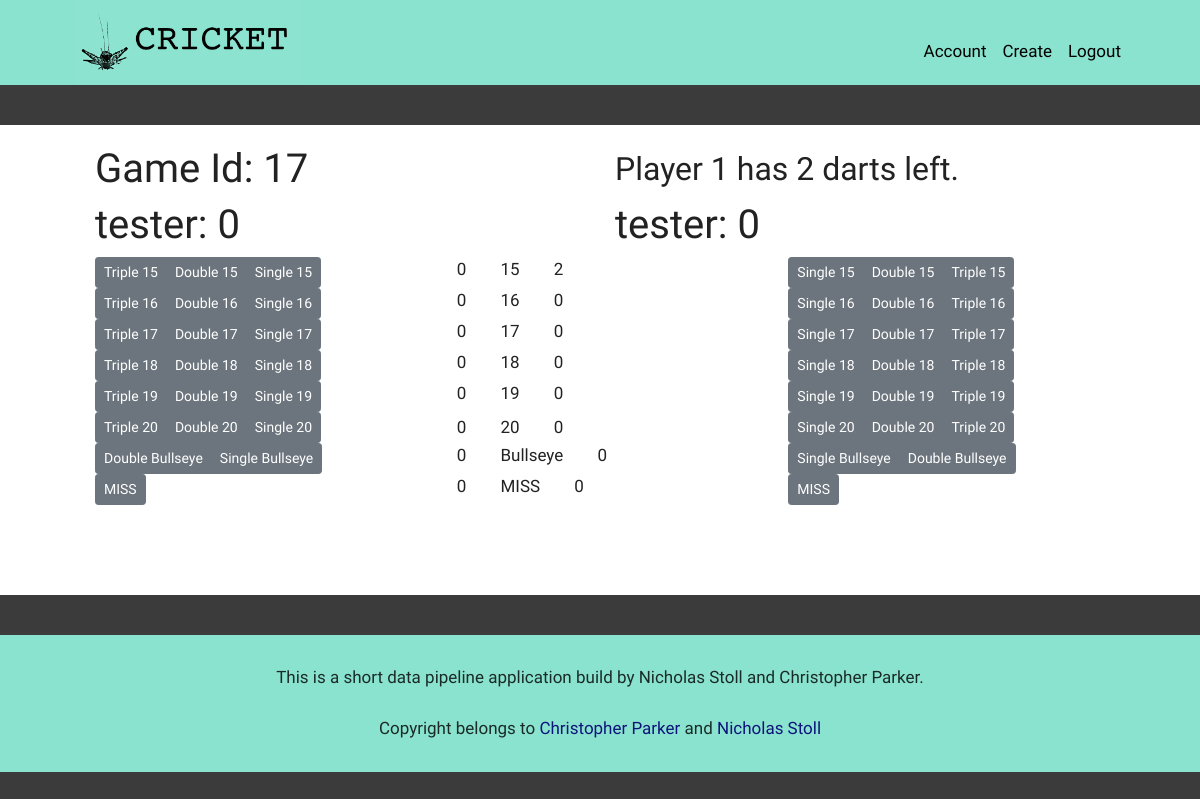
Page /game/play/17 (signed in) on the committed database.
### data/games.py (models this page shows)
class Game(Base):
    __tablename__ = "game"
    id = sqlalchemy.Column(sqlalchemy.Integer,autoincrement=True,primary_key=True,index=True,unique=True)
    latest_inning = sqlalchemy.Column(sqlalchemy.Integer, nullable = False, default=0)
    player_one_username = sqlalchemy.Column(sqlalchemy.Text(32), nullable= False) # Setup secondary key. Validation
    player_two_username = sqlalchemy.Column(sqlalchemy.Text(32), nullable = False) #Setup secondary Key. Validation
    game_over = sqlalchemy.Column(sqlalchemy.Boolean, nullable=False, default=False)
    winner_username = sqlalchemy.Column(sqlalchemy.Text(32)) # Setup secondary key. Should be pulled from game creation.
    loser_username = sqlalchemy.Column(sqlalchemy.Text(32)) # Setup secondary key. Should be pulled from game creation.
    innings = relationship("Inning", back_populates="game")

### data/innings.py (models this page shows)
class Inning(Base):
    __tablename__ = "inning"
    id = sqlalchemy.Column(sqlalchemy.Integer,primary_key=True,index=True)
    player_one_username = sqlalchemy.Column(sqlalchemy.Text(32), nullable =  False) # Set u p secondary key. Should be pulled from game creation.
    player_two_username = sqlalchemy.Column(sqlalchemy.Text(32), nullable = False) #Set u p secondary Key. Validation needed on creation.
    game_id = sqlalchemy.Column(sqlalchemy.Integer, sqlalchemy.ForeignKey("game.id"),  nullable = False)
    game_over = sqlalchemy.Column(sqlalchemy.Boolean, nullable=False, default=False)
    game = relationship("Game")
    player_one_score = sqlalchemy.Column(sqlalchemy.Integer,  nullable = False, default = 0)
    player_two_score = sqlalchemy.Column(sqlalchemy.Integer,  nullable = False, default = 0)
    scrubbed = sqlalchemy.Column(sqlalchemy.Boolean, default = False )
    player_turn = sqlalchemy.Column(sqlalchemy.Integer, nullable = False, default = 1)
    inning = sqlalchemy.Column(sqlalchemy.Integer,  nullable  = False, default=0) # needs updated in the game as progressed.
    dart_count = sqlalchemy.Column(sqlalchemy.Integer, nullable = False, default = 0)
    p1_fifteen = sqlalchemy.Column(sqlalchemy.Integer, nullable = False, default = 0)
    p1_sixteen = sqlalchemy.Column(sqlalchemy.Integer, nullable = False, default = 0)
    p1_seventeen = sqlalchemy.Column(sqlalchemy.Integer, nullable = False, default = 0)
    p1_eightteen = sqlalchemy.Column(sqlalchemy.Integer, nullable = False, default = 0)
    p1_nineteen = sqlalchemy.Column(sqlalchemy.Integer, nullable = False, default = 0)
    p1_twenty = sqlalchemy.Column(sqlalchemy.Integer, nullable = False, default = 0)
    p1_bullseye = sqlalchemy.Column(sqlalchemy.Integer, nullable = False, default = 0)
    p1_miss = sqlalchemy.Column(sqlalchemy.Integer, nullable = False, default = 0)
    p2_fifteen = sqlalchemy.Column(sqlalchemy.Integer, nullable = False, default = 0)
    p2_sixteen = sqlalchemy.Column(sqlalchemy.Integer, nullable = False, default = 0)
    p2_seventeen = sqlalchemy.Column(sqlalchemy.Integer, nullable = False, default = 0)
    p2_eightteen = sqlalchemy.Column(sqlalchemy.Integer, nullable = False, default = 0)
    p2_nineteen = sqlalchemy.Column(sqlalchemy.Integer, nullable = False, default = 0)
    p2_twenty = sqlalchemy.Column(sqlalchemy.Integer, nullable = False, default = 0)
    p2_bullseye = sqlalchemy.Column(sqlalchemy.Integer, nullable = False, default = 0)
    p2_miss = sqlalchemy.Column(sqlalchemy.Integer, nullable = False, default = 0)

### views/game_views.py (the view)
@blueprint.route('/game/play/<int:game_id>', methods=['GET'])
def play_get(game_id:int):
    vm = PlayGameViewmodel(game_id)
    if not vm.game:
        return flask.abort(status=404)
    print(vm.game_id)
    if vm.game.game_over == True:
        game_id = vm.inning.game_id
        resp = flask.redirect(f'/game/review/{game_id}')
        return resp
    if vm.username != vm.inning.player_one_username:
        resp = flask.redirect('/account')
        return resp
    return render_template('game/play.html', **vm.to_dict())

### templates/game/play.html (shortened to what this page needs)
{% extends "shared/_layout.html" %}
{% block main_content %}
    <div class="game-container">
        <div class="container">
            <div class="row">
                <div class="col">
                    <h1> Game Id: {{ game.id }} </h1>
                    </div>
                    <div class="col align-self-center">
                        {% if inning.dart_count < 2 %}
                        <h2> Player {{ inning.player_turn }} has {{3 - inning.dart_count}} darts left.</h2>
                        {% else %}
                        <h2> Player {{ inning.player_turn }} has {{3 - inning.dart_count}} dart left.</h2>
                        {% endif %}
                    </div>
            </div>
        </div>
        <div class="container">
            <div class="row">
                <div class="col">
                  <h1> {{ inning.player_one_username }}: {{ inning.player_one_score }} </h1>
                </div>
                <div class="col">
                   <h1> {{ inning.player_two_username }}: {{ inning.player_two_score }} </h1>
                </div>
            </div>
        </div>
        <form method="post" action="">
        <div class="container">
            <div class="row">
                <div class="col-4">
                    <div class="btn-group btn-group-sm" role="group" aria-label="15 markers">
                        <button class="btn btn-secondary" type="submit" name="dart_throw" value="p1_triple_15">Triple 15</button>
                        <button class="btn btn-secondary" type="submit" name="dart_throw" value="p1_double_15">Double 15</button>
                        <button class="btn btn-secondary" type="submit" name="dart_throw" value="p1_single_15">Single 15</button>
                    </div>
                </div>
                <div class="col-4">
                            <span class="col-1">{{ inning.p1_fifteen }}</span>
                            <span class="col-2 justify-content-center"> 15 </span>
                            <span class="col-1 justify-content-right">{{ inning.p2_fifteen }}</span>
                </div>
                <div class="col-4">
                    <div class="btn-group btn-group-sm" role="group" aria-label="15 markers">
                        <button class="btn btn-secondary" type="submit" name="dart_throw" value="p2_single_15">Single 15</button>
                        <button class="btn btn-secondary" type="submit" name="dart_throw" value="p2_double_15">Double 15</button>
                        <button class="btn btn-secondary" type="submit" name="dart_throw" value="p2_triple_15">Triple 15</button>
                    </div>
                </div>
            </div>
            <div class="row">
                <div class="col-4">
                    <div class="btn-group btn-group-sm" role="group" aria-label="15 markers">
                        <button class="btn btn-secondary" type="submit" name="dart_throw" value="p1_triple_16">Triple 16</button>
                        <button class="btn btn-secondary" type="submit" name="dart_throw" value="p1_double_16">Double 16</button>
                        <button class="btn btn-secondary" type="submit" name="dart_throw" value="p1_single_16">Single 16</button>
                    </div>
                </div>
                <div class="col-4">
                        <span class="col-1 justify-content-left">{{ inning.p1_sixteen }}</span>
                        <span class="col-1 justify-content-center"> 16 </span>
                        <span class="col-1 justify-content-right">{{ inning.p2_sixteen }}</span>
                </div>
                <div class="col-4">
                    <div class="btn-group btn-group-sm" role="group" aria-label="15 markers">
                        <button class="btn btn-secondary" type="submit" name="dart_throw" value="p2_single_16">Single 16</button>
                        <button class="btn btn-secondary" type="submit" name="dart_throw" value="p2_double_16">Double 16</button>
                        <button class="btn btn-secondary" type="submit" name="dart_throw" value="p2_triple_16">Triple 16</button>
                    </div>
                </div>
            </div>
            <div class="row">
                <div class="col-4">
                    <div class="btn-group btn-group-sm" role="group" aria-label="15 markers">
                        <button class="btn btn-secondary" type="submit" name="dart_throw"  value="p1_triple_17">Triple 17</button>
                        <button class="btn btn-secondary" type="submit" name="dart_throw"  value="p1_double_17">Double 17</button>
                        <button class="btn btn-secondary" type="submit" name="dart_throw"  value="p1_single_17">Single 17</button>
                    </div>
                </div>
                <div class="col-4">
                    <span class="col-1 justify-content-left">{{ inning.p1_seventeen }}</span>
                    <span class="col-1 justify-content-center"> 17 </span>
                    <span class="col-1 justify-content-right">{{ inning.p2_seventeen }}</span>
                </div>
                <div class="col-4">
                    <div class="btn-group btn-group-sm" role="group" aria-label="15 markers">
                        <button class="btn btn-secondary" type="submit" name="dart_throw" value="p2_single_17">Single 17</button>
                        <button class="btn btn-secondary" type="submit" name="dart_throw" value="p2_double_17">Double 17</button>
                        <button class="btn btn-secondary" type="submit" name="dart_throw" value="p2_triple_17">Triple 17</button>
                    </div>
                </div>
            </div>
            <div class="row">
                <div class="col-4">
                    <div class="btn-group btn-group-sm" role="group" aria-label="15 markers">
                        <button class="btn btn-secondary" type="submit" name="dart_throw"  value="p1_triple_18">Triple 18</button>
                        <button class="btn btn-secondary" type="submit" name="dart_throw"  value="p1_double_18">Double 18</button>
                        <button class="btn btn-secondary" type="submit" name="dart_throw"  value="p1_single_18">Single 18</button>
                    </div>
                </div>
                <div class="col-4">
                    <span class="col-1 justify-content-left">{{ inning.p1_eightteen }}</span>
                    <span class="col-1 justify-content-center"> 18 </span>
                    <span class="col-1 justify-content-right">{{ inning.p2_eightteen }}</span>
                </div>
                <div class="col-4">
                    <div class="btn-group btn-group-sm" role="group" aria-label="15 markers">
                        <button class="btn btn-secondary" type="submit" name="dart_throw" value="p2_single_18">Single 18</button>
                        <button class="btn btn-secondary" type="submit" name="dart_throw" value="p2_double_18">Double 18</button>
                        <button class="btn btn-secondary" type="submit" name="dart_throw" value="p2_triple_18">Triple 18</button>
                    </div>
                </div>
            </div>
            <div class="row">
                <div class="col-4">
                    <div class="btn-group btn-group-sm" role="group" aria-label="15 markers">
                        <button class="btn btn-secondary" type="submit" name="dart_throw" value="p1_triple_19">Triple 19</button>
                        <button class="btn btn-secondary" type="submit" name="dart_throw" value="p1_double_19">Double 19</button>
                        <button class="btn btn-secondary" type="submit" name="dart_throw" value="p1_single_19">Single 19</button>
                    </div>
                </div>
                <div class="col-4">
                    <span class="col-1 justify-content-left">{{ inning.p1_nineteen }}</span>
                    <span class="col-1 justify-content-center"> 19 </span>
                    <span class="col-1 justify-content-right">{{ inning.p2_nineteen }}</span>
                </div>
                <div class="col-4">
                    <div class="btn-group btn-group-sm" role="group" aria-label="15 markers">
                        <button class="btn btn-secondary" type="submit" name="dart_throw" value="p2_single_19">Single 19</button>
                        <button class="btn btn-secondary" type="submit" name="dart_throw" value="p2_double_19">Double 19</button>
                        <button class="btn btn-secondary" type="submit" name="dart_throw" value="p2_triple_19">Triple 19</button>
                    </div>
                </div>
            </div>
            <div class="row">
                <div class="col-4">
                    <div class="btn-group btn-group-sm" role="group" aria-label="15 markers">
                        <button class="btn btn-secondary" type="submit" name="dart_throw" value="p1_triple_20">Triple 20</button>
                        <button class="btn btn-secondary" type="submit" name="dart_throw" value="p1_double_20">Double 20</button>
                        <button class="btn btn-secondary" type="submit" name="dart_throw" value="p1_single_20">Single 20</button>
                    </div>
                </div>
                <div class="col-4 align-self-center">
                    <span class="col-1 justify-content-left">{{ inning.p1_twenty }}</span>
                    <span class="col-1 justify-content-center"> 20 </span>
                    <span class="col-1 justify-content-right">{{ inning.p2_twenty }}</span>
                </div>
                <div class="col-4">
                    <div class="btn-group btn-group-sm" role="group" aria-label="15 markers">
                        <button class="btn btn-secondary" type="submit" name="dart_throw" value="p2_single_20">Single 20</button>
                        <button class="btn btn-secondary" type="submit" name="dart_throw" value="p2_double_20">Double 20</button>
                        <button class="btn btn-secondary" type="submit" name="dart_throw" value="p2_triple_20">Triple 20</button>
                    </div>
                </div>
            </div>
            <div class="row">
                <div class="col-4">
                    <div class="btn-group btn-group-sm" role="group" aria-label="15 markers">
                        <button class="btn btn-secondary" type="submit" name="dart_throw" value="p1_double_bullseye">Double Bullseye</button>
                        <button class="btn btn-secondary" type="submit" name="dart_throw" value="p1_single_bullseye">Single Bullseye</button>
                    </div>
                </div>
                <div class="col-4">
                    <span class="col-1 justify-content-left">{{ inning.p1_bullseye }}</span>
                    <span class="col-1 justify-content-center"> Bullseye </span>
                    <span class="col-1 justify-content-right">{{ inning.p2_bullseye }}</span>
                </div>
                <div class="col-4">
                    <div class="btn-group btn-group-sm" role="group" aria-label="15 markers">
                        <button class="btn btn-secondary" type="submit" name="dart_throw" value="p2_single_bullseye">Single Bullseye</button>
                        <button class="btn btn-secondary" type="submit" name="dart_throw" value="p2_double_bullseye">Double Bullseye</button>
                    </div>
                </div>
            </div>
            <div class="row">
                <div class="col-4">
                    <div class="btn-group btn-group-sm" role="group" aria-label="15 markers">
                        <button class="btn btn-secondary" type="submit" name="dart_throw" value="p1_miss">MISS</button>
                    </div>
                </div>
                <div class="col-4">
                    <span class="col-1 justify-content-left">{{ inning.p1_miss }}</span>
                    <span class="col-1 justify-content-center"> MISS </span>
                    <span class="col-1 justify-content-right">{{ inning.p2_miss }}</span>
                </div>
                <div class="col-4">
                    <div class="btn-group btn-group-sm" role="group" aria-label="15 markers">
                        <button class="btn btn-secondary" type="submit" name="dart_throw" value="p2_miss">MISS</button>
                    </div>
                </div>
            </div>
        </div>
        </form>
    </div>
{% endblock %}
{% block additional_css %}
    <link rel="stylesheet" href="/static/css/game.css">
{% endblock %}

### rows in the picture
Game: id "17"
Inning: player_turn "1", 3-inning.dart_count "2", player_one_username "tester", player_one_score "0", player_two_username "tester", player_two_score "0", p1_fifteen "0", p2_fifteen "2", p1_sixteen "0", p2_sixteen "0", p1_seventeen "0", p2_seventeen "0", p1_eightteen "0", p2_eightteen "0", p1_nineteen "0", p2_nineteen "0", p1_twenty "0", p2_twenty "0", p1_bullseye "0", p2_bullseye "0", p1_miss "0", p2_miss "0"
